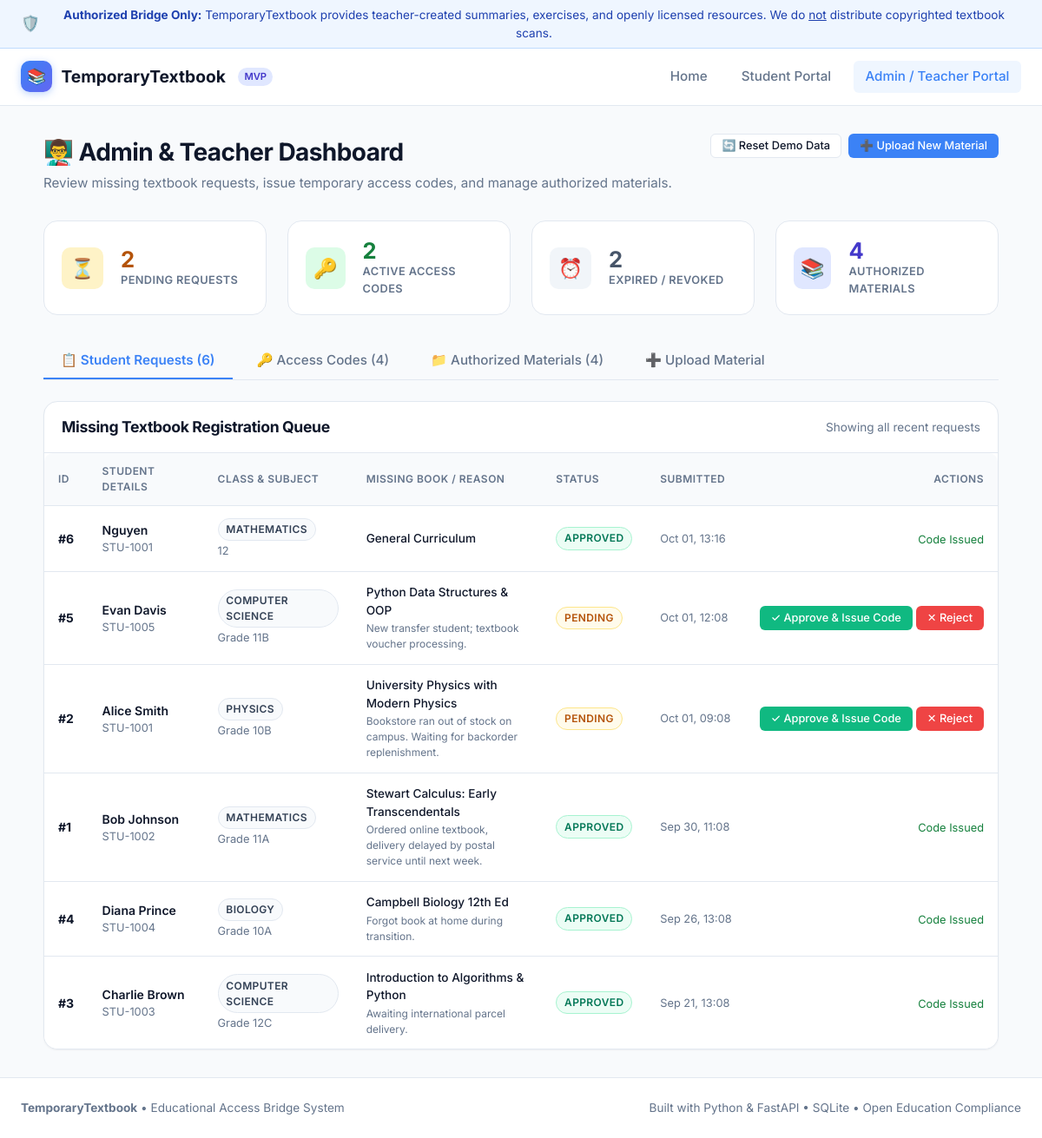
The page /admin on the database its author committed.
### app/models.py (models this page shows)
class TextbookRequest(Base):
    __tablename__ = "textbook_requests"
    id = Column(Integer, primary_key=True, index=True)
    student_name = Column(String(100), nullable=False)
    student_id = Column(String(50), nullable=False, index=True)
    class_grade = Column(String(50), nullable=False)
    subject = Column(String(100), nullable=False, index=True)
    textbook_title = Column(String(200), nullable=True)
    reason = Column(Text, nullable=True)
    status = Column(String(20), default="Pending", index=True)  # Pending, Approved, Rejected
    admin_note = Column(Text, nullable=True)
    created_at = Column(DateTime, default=datetime.datetime.utcnow)
    updated_at = Column(DateTime, default=datetime.datetime.utcnow, onupdate=datetime.datetime.utcnow)
    access_codes = relationship("AccessCode", back_populates="request", cascade="all, delete-orphan")

### app/main.py (the view)
@app.get("/admin", response_class=HTMLResponse)
def page_admin(request: Request, db: Session = Depends(get_db)):
    requests_list = db.query(TextbookRequest).order_by(TextbookRequest.created_at.desc()).all()
    codes_list = db.query(AccessCode).order_by(AccessCode.created_at.desc()).all()
    materials_list = db.query(Material).order_by(Material.created_at.desc()).all()
    now = datetime.datetime.utcnow()
    pending_count = sum(1 for r in requests_list if r.status == "Pending")
    active_codes = sum(1 for c in codes_list if c.current_status == "Active")
    expired_codes = sum(1 for c in codes_list if c.current_status in ("Expired", "Revoked"))
    stats = {
        "pending_requests": pending_count,
        "active_codes": active_codes,
        "expired_codes": expired_codes,
        "total_materials": len(materials_list)
    }
    return templates.TemplateResponse(
        request=request,
        name="admin.html",
        context={
            "active_page": "admin",
            "requests": requests_list,
            "codes": codes_list,
            "materials": materials_list,
            "stats": stats
        }
    )

### app/templates/admin.html (shortened to what this page needs)
{% extends "base.html" %}
{% block content %}
<div style="max-width: 1100px; margin: 0 auto;">
  <div class="page-header">
    <div>
      <h1 class="page-title">👨‍🏫 Admin & Teacher Dashboard</h1>
      <p class="page-desc">Review missing textbook requests, issue temporary access codes, and manage authorized materials.</p>
    </div>
    <div style="display: flex; gap: 0.5rem; align-items: center;">
      <button class="btn btn-secondary btn-sm" onclick="resetDemoData()" title="Reset database to initial demo state">
        🔄 Reset Demo Data
      </button>
      <button class="btn btn-primary btn-sm" onclick="switchTab('tab-upload')">
        ➕ Upload New Material
      </button>
    </div>
  </div>
  <div class="grid grid-4" style="margin-bottom: 2rem;">
    <div class="stat-card">
      <div class="stat-icon" style="background: #fef3c7; color: #b45309;">⏳</div>
      <div>
        <div class="stat-val" style="color: #b45309;">{{ stats.pending_requests }}</div>
        <div class="stat-lbl">Pending Requests</div>
      </div>
    </div>
    <div class="stat-card">
      <div class="stat-icon" style="background: #dcfce7; color: #15803d;">🔑</div>
      <div>
        <div class="stat-val" style="color: #15803d;">{{ stats.active_codes }}</div>
        <div class="stat-lbl">Active Access Codes</div>
      </div>
    </div>
    <div class="stat-card">
      <div class="stat-icon" style="background: #f1f5f9; color: #475569;">⏰</div>
      <div>
        <div class="stat-val" style="color: #475569;">{{ stats.expired_codes }}</div>
        <div class="stat-lbl">Expired / Revoked</div>
      </div>
    </div>
    <div class="stat-card">
      <div class="stat-icon" style="background: #e0e7ff; color: #4338ca;">📚</div>
      <div>
        <div class="stat-val" style="color: #4338ca;">{{ stats.total_materials }}</div>
        <div class="stat-lbl">Authorized Materials</div>
      </div>
    </div>
  </div>
  <div class="tabs">
    <button class="tab-btn active" data-tab="tab-requests" onclick="switchTab('tab-requests')">
      📋 Student Requests ({{ requests|length }})
    </button>
    <button class="tab-btn" data-tab="tab-codes" onclick="switchTab('tab-codes')">
      🔑 Access Codes ({{ codes|length }})
    </button>
    <button class="tab-btn" data-tab="tab-materials" onclick="switchTab('tab-materials')">
      📁 Authorized Materials ({{ materials|length }})
    </button>
    <button class="tab-btn" data-tab="tab-upload" onclick="switchTab('tab-upload')">
      ➕ Upload Material
    </button>
  </div>
  <div id="tab-requests" class="tab-content active">
    <div class="card" style="padding: 0; overflow: hidden;">
      <div style="padding: 1rem 1.25rem; border-bottom: 1px solid var(--border-color); display: flex; justify-content: space-between; align-items: center;">
        <h3 style="font-size: 1.1rem;">Missing Textbook Registration Queue</h3>
        <span style="font-size: 0.85rem; color: var(--text-muted);">Showing all recent requests</span>
      </div>
      <div class="table-responsive" style="border: none;">
        <table class="table">
          <thead>
            <tr>
              <th>ID</th>
              <th>Student Details</th>
              <th>Class & Subject</th>
              <th>Missing Book / Reason</th>
              <th>Status</th>
              <th>Submitted</th>
              <th style="text-align: right;">Actions</th>
            </tr>
          </thead>
          <tbody>
            {% for req in requests %}
            <tr>
              <td><strong>#{{ req.id }}</strong></td>
              <td>
                <div style="font-weight: 600;">{{ req.student_name }}</div>
                <div style="font-size: 0.8rem; color: var(--text-muted);">{{ req.student_id }}</div>
              </td>
              <td>
                <span class="badge badge-subject">{{ req.subject }}</span>
                <div style="font-size: 0.8rem; color: var(--text-muted); margin-top: 2px;">{{ req.class_grade }}</div>
              </td>
              <td style="max-width: 250px;">
                <div style="font-size: 0.85rem; font-weight: 500;">{{ req.textbook_title or 'General Curriculum' }}</div>
                {% if req.reason %}
                <div style="font-size: 0.75rem; color: var(--text-muted); margin-top: 2px;">{{ req.reason }}</div>
                {% endif %}
              </td>
              <td>
                {% if req.status == 'Approved' %}
                  <span class="badge badge-approved">Approved</span>
                {% elif req.status == 'Rejected' %}
                  <span class="badge badge-rejected">Rejected</span>
                {% else %}
                  <span class="badge badge-pending">Pending</span>
                {% endif %}
              </td>
              <td style="font-size: 0.8rem; color: var(--text-muted); white-space: nowrap;">
                {{ req.created_at.strftime('%b %d, %H:%M') }}
              </td>
              <td style="text-align: right; white-space: nowrap;">
                {% if req.status == 'Pending' %}
                  <button class="btn btn-sm btn-success" onclick="openApproveModal({{ req.id }}, '{{ req.student_name }}', '{{ req.subject }}')">
                    ✓ Approve & Issue Code
                  </button>
                  <button class="btn btn-sm btn-danger" onclick="rejectRequest({{ req.id }})">
                    ✕ Reject
                  </button>
                {% elif req.status == 'Approved' %}
                  <span style="font-size: 0.8rem; color: #15803d;">Code Issued</span>
                {% else %}
                  <span style="font-size: 0.8rem; color: var(--text-muted);">Closed</span>
                {% endif %}
              </td>
            </tr>
            {% else %}
            <tr>
              <td colspan="7" style="text-align: center; padding: 2rem; color: var(--text-muted);">
                No textbook requests found.
              </td>
            </tr>
            {% endfor %}
          </tbody>
        </table>
      </div>
    </div>
  </div>
</div>
{% endblock %}

### app/templates/base.html (shortened to what this page needs)
<!DOCTYPE html>
<html lang="en">
<head>
  <link rel="stylesheet" href="/static/css/style.css">
</head>
<body>
  <aside class="disclaimer-banner" role="complementary" aria-label="Authorized educational bridge notice">
    <span style="font-size: 1.1rem;">🛡️</span>
    <span>
      <strong>Authorized Bridge Only:</strong> TemporaryTextbook provides teacher-created summaries, exercises, and openly licensed resources. We do <u>not</u> distribute copyrighted textbook scans.
    </span>
  </aside>
  <nav class="navbar" role="navigation" aria-label="Main Navigation">
    <div class="nav-container">
      <a href="/" class="brand">
        <div class="brand-icon">📚</div>
        <span>TemporaryTextbook</span>
        <span class="brand-badge">MVP</span>
      </a>
      <div class="nav-links">
        <a href="/" class="nav-link {% if active_page == 'home' %}active{% endif %}">Home</a>
        <a href="/student" class="nav-link {% if active_page == 'student' %}active{% endif %}">Student Portal</a>
        <a href="/admin" class="nav-link {% if active_page == 'admin' %}active{% endif %}">Admin / Teacher Portal</a>
      </div>
    </div>
  </nav>
  <main class="main-content">
    {% block content %}{% endblock %}
  </main>
  <footer class="footer">
    <div style="max-width: 1200px; margin: 0 auto; display: flex; justify-content: space-between; align-items: center; flex-wrap: wrap; gap: 1rem;">
      <div>
        <strong>TemporaryTextbook</strong> • Educational Access Bridge System
      </div>
      <div>
        <span>Built with Python & FastAPI • SQLite • Open Education Compliance</span>
      </div>
    </div>
  </footer>
</body>
</html>

### rows shown on the page
TextbookRequest: id "6", student_name "Nguyen", student_id "STU-1001", subject "MATHEMATICS", class_grade "12", textbook_title "General Curriculum", status "APPROVED", created_at "Oct 01, 13:16"
TextbookRequest: id "5", student_name "Evan Davis", student_id "STU-1005", subject "COMPUTER SCIENCE", class_grade "Grade 11B", textbook_title "Python Data Structures & OOP", reason "New transfer student; textbook voucher processing.", status "PENDING", created_at "Oct 01, 12:08"
TextbookRequest: id "2", student_name "Alice Smith", student_id "STU-1001", subject "PHYSICS", class_grade "Grade 10B", textbook_title "University Physics with Modern Physics", reason "Bookstore ran out of stock on campus. Waiting for backorder replenishment.", status "PENDING", created_at "Oct 01, 09:08"
TextbookRequest: id "1", student_name "Bob Johnson", student_id "STU-1002", subject "MATHEMATICS", class_grade "Grade 11A", textbook_title "Stewart Calculus: Early Transcendentals", reason "Ordered online textbook, delivery delayed by postal service until next week.", status "APPROVED", created_at "Sep 30, 11:08"
TextbookRequest: id "4", student_name "Diana Prince", student_id "STU-1004", subject "BIOLOGY", class_grade "Grade 10A", textbook_title "Campbell Biology 12th Ed", reason "Forgot book at home during transition.", status "APPROVED", created_at "Sep 26, 13:08"
TextbookRequest: id "3", student_name "Charlie Brown", student_id "STU-1003", subject "COMPUTER SCIENCE", class_grade "Grade 12C", textbook_title "Introduction to Algorithms & Python", reason "Awaiting international parcel delivery.", status "APPROVED", created_at "Sep 21, 13:08"

### other values the page prints
{{ stats.pending_requests }} "2"
{{ stats.active_codes }} "2"
{{ stats.expired_codes }} "2"
{{ stats.total_materials }} "4"
{{ requests|length }} "6"
{{ codes|length }} "4"
{{ materials|length }} "4"
